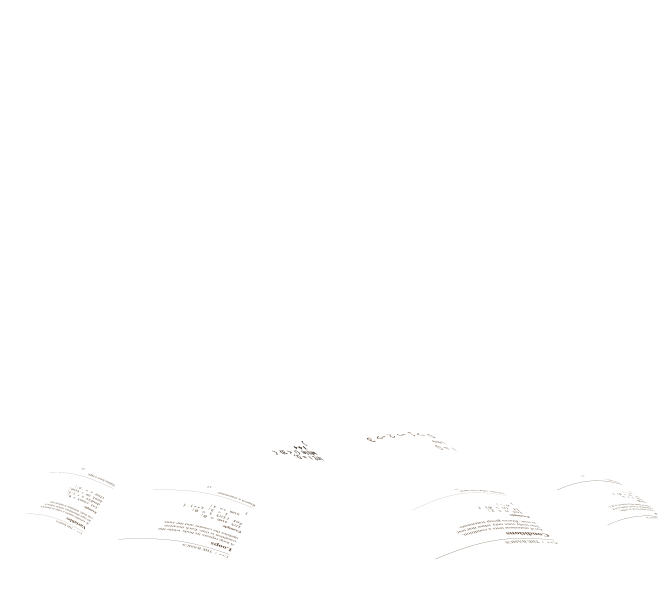
#> input picture research/github-profile/drafts/21-days/writing-motion/scratch/reading-identity-static/print-layer.png, 1316 x 1195 px (shown at 1/2 size)
$ python render-study.py
#> lines starting #> are read from the running program, lines starting #| are printed output that depends on the picture; after the words box and inside, x2 and y2 are one past the last pixel; in counts of white or black regions, pixels touching at a corner belong together
from base64 import b64encode
from io import BytesIO
from pathlib import Path
import subprocess
from PIL import Image, ImageDraw, ImageFont

work = Path(__file__).resolve().parent
ink = Image.open(work.parent/'reading-identity-static/print-layer.png').convert('RGBA')
#> ink is the input picture: PIL image 1316x1195 RGBA; mean R, G, B, A 0.7, 0.6, 0.4, 0.6


def perspective(source, destination):
    rows = []
    for (x, y), (u, v) in zip(source, destination):
        rows += [[x,y,1,0,0,0,-u*x,-u*y,u], [0,0,0,x,y,1,-v*x,-v*y,v]]
    for col in range(8):
        pivot = max(range(col,8),key=lambda j:abs(rows[j][col]))
        rows[col],rows[pivot] = rows[pivot],rows[col]
        rows[col] = [v/rows[col][col] for v in rows[col]]
        for j,row in enumerate(rows):
            if j != col:
                rows[j] = [a-row[col]*b for a,b in zip(row,rows[col])]
    return tuple(row[-1] for row in rows)


paper = [
    ([(401,879),(698,865),(780,930),(504,956)], [(161,352),(273,323),(288,383),(193,415)]),
    ([(712,865),(881,854),(973,909),(790,932)], [(273,323),(393,307),(466,356),(288,383)]),
]
registered = Image.new('RGBA',(1068,970))
#> registered: PIL image 1068x970 RGBA; every value is 0
for src, dst in paper:
    page = Image.new('L',ink.size)
    ImageDraw.Draw(page).polygon(src,fill=255)
    source = Image.composite(ink,Image.new('RGBA',ink.size),page)
    twice = [(2*x,2*y) for x,y in dst]
    transform = perspective(twice,src)
    layer = source.transform(registered.size, Image.Transform.PERSPECTIVE, transform,Image.Resampling.BICUBIC)
    registered = Image.alpha_composite(registered,layer)
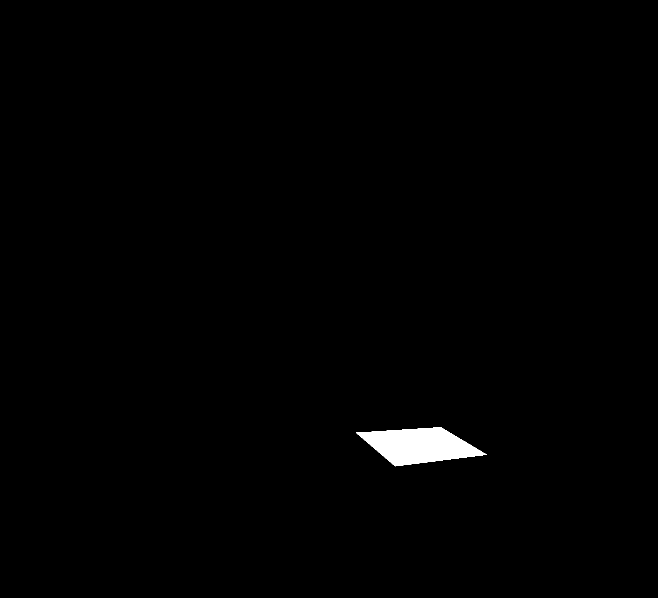
#> page: PIL image 1316x1195 L (shown at 1/2 size); 0.78% white; 1 white region, box (x1, y1, x2, y2) and area: (712, 854, 974, 933) 12260
stream = BytesIO()
registered.save(stream,format='PNG')
href = b64encode(stream.getvalue()).decode()
#> (the run stopped early here; a loop or call above may not have finished)
